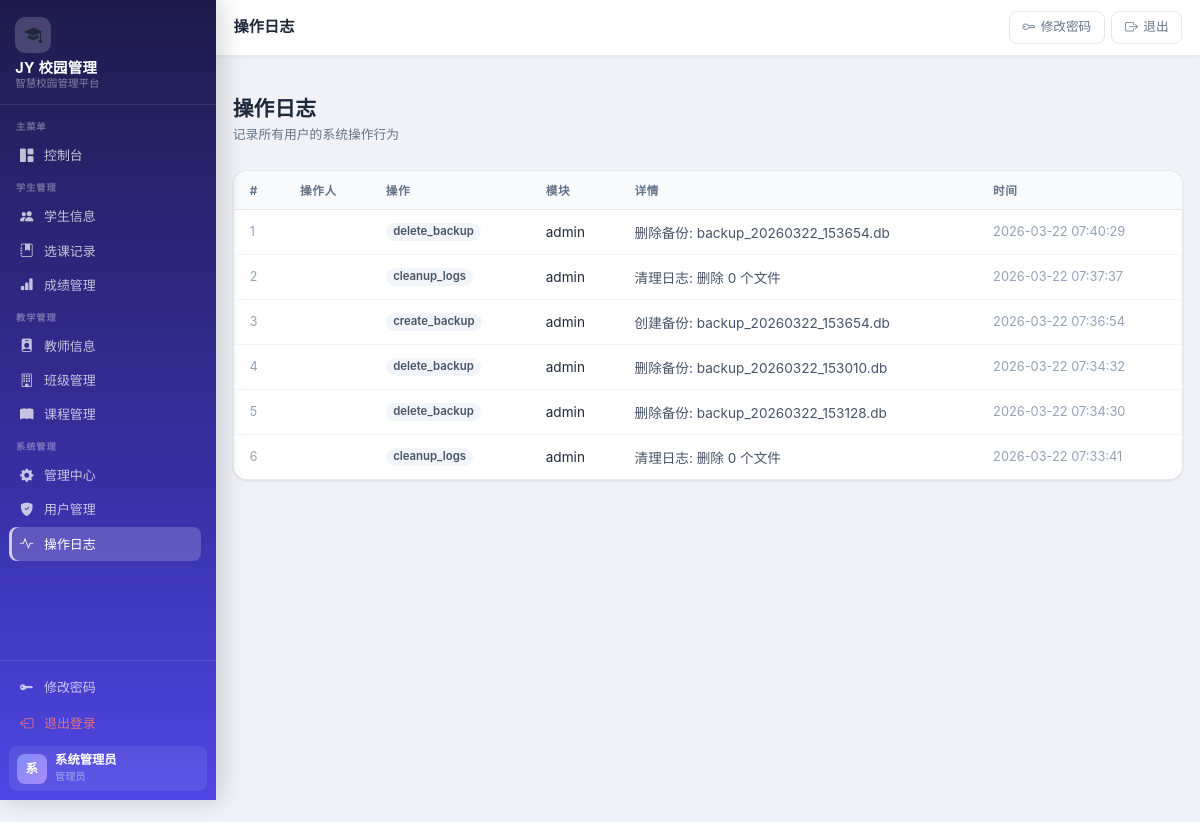
/ops-log (signed in), run on an earlier commit of the app's database.
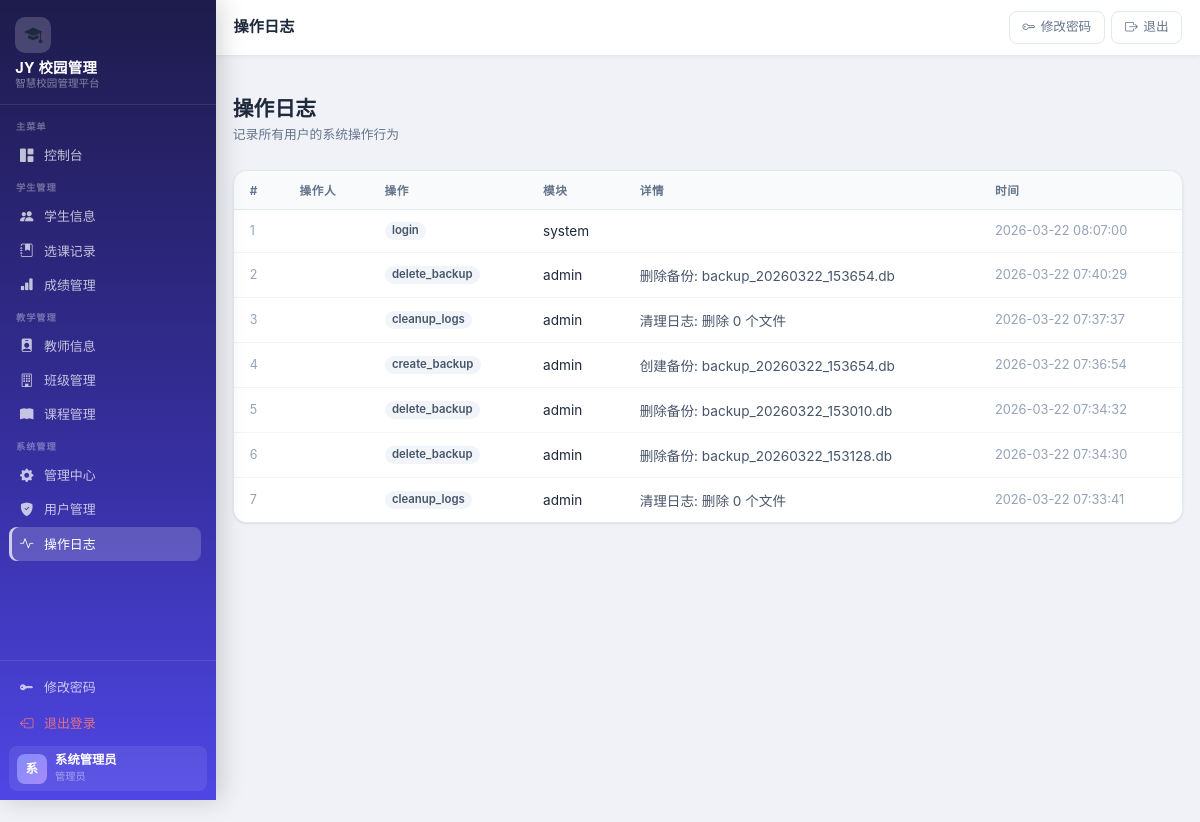
And on a later commit of the database.
### app.py (models this page shows, shortened)
class User(db.Model):
    __tablename__ = "users"
    id = db.Column(db.Integer, primary_key=True)
    username = db.Column(db.String(50), unique=True, nullable=False)
    password = db.Column(db.String(255), nullable=False)
    full_name = db.Column(db.String(100), nullable=False)
    role = db.Column(db.String(20), nullable=False, default="student")  # admin, teacher, student
    email = db.Column(db.String(100))
    phone = db.Column(db.String(20))
    is_active = db.Column(db.Boolean, default=True)
    created_at = db.Column(db.DateTime, default=datetime.utcnow)
    updated_at = db.Column(db.DateTime, default=datetime.utcnow, onupdate=datetime.utcnow)

class OperationLog(db.Model):
    __tablename__ = "operation_logs"
    id = db.Column(db.Integer, primary_key=True)
    user_id = db.Column(db.Integer, db.ForeignKey("users.id"))
    action = db.Column(db.String(100), nullable=False)
    module = db.Column(db.String(50))  # 模块名 student, course, score
    record_id = db.Column(db.Integer)
    details = db.Column(db.Text)
    created_at = db.Column(db.DateTime, default=datetime.utcnow)
    updated_at = db.Column(db.DateTime, default=datetime.utcnow, onupdate=datetime.utcnow)

### app.py (the view)
@app.route("/ops-log")
@role_required("admin")
def list_ops_log():
    logs = OperationLog.query.order_by(OperationLog.created_at.desc()).limit(500).all()
    return render_template("admin/logs.html", logs=logs)

### app.py (called while the page is built)
def role_required(*roles):
    def decorator(f):
        @wraps(f)
        def decorated_function(*args, **kwargs):
            if "user_id" not in session:
                flash("请先登录", "warning")
                return redirect(url_for("login"))
            user = User.query.get(session.get("user_id"))
            if user.role not in roles:
                flash("权限不足", "danger")
                return redirect(url_for("dashboard"))
            return f(*args, **kwargs)
        return decorated_function
    return decorator

### templates/admin/logs.html (shortened to what this page needs)
﻿{% extends "base.html" %}
{% block page_title %}操作日志{% endblock %}
{% block content %}
<div class="page-header">
  <div>
    <h1 class="page-title">操作日志</h1>
    <p class="page-subtitle">记录所有用户的系统操作行为</p>
  </div>
</div>
<div class="table-card">
  <div class="table-responsive">
    <table class="table">
      <thead>
        <tr>
          <th>#</th>
          <th>操作人</th>
          <th>操作</th>
          <th>模块</th>
          <th>详情</th>
          <th>时间</th>
        </tr>
      </thead>
      <tbody>
        {% if logs %}
        {% for log in logs %}
        <tr>
          <td style="color:#94a3b8;font-size:.78rem">{{ loop.index }}</td>
          <td class="fw-semibold">{{ log.user.full_name if log.user else '' }}</td>
          <td>
            {% if log.action == 'create' %}
            <span class="badge badge-success">新增</span>
            {% elif log.action == 'update' %}
            <span class="badge badge-info">修改</span>
            {% elif log.action == 'delete' %}
            <span class="badge badge-danger">删除</span>
            {% else %}
            <span class="badge badge-secondary">{{ log.action }}</span>
            {% endif %}
          </td>
          <td>{{ log.module or '' }}</td>
          <td style="color:#475569">{{ log.details or '' }}</td>
          <td style="color:#94a3b8;font-size:.8rem">{{ log.created_at.strftime('%Y-%m-%d %H:%M:%S') if log.created_at else '' }}</td>
        </tr>
        {% endfor %}
        {% endif %}
      </tbody>
    </table>
  </div>
</div>
{% endblock %}

### templates/base.html (shortened to what this page needs)
﻿<!DOCTYPE html>
<html lang="zh-CN">
<head>
  <link href="https://cdn.jsdelivr.net/npm/bootstrap@5.3.3/dist/css/bootstrap.min.css" rel="stylesheet">
  <link rel="stylesheet" href="https://cdn.jsdelivr.net/npm/bootstrap-icons@1.11.0/font/bootstrap-icons.css">
  <link rel="stylesheet" href="{{ url_for('static', filename='style.css') }}">
</head>
<body>
{% if 'user_id' in session %}
<aside class="sidebar" id="sidebar">
  <div class="sidebar-brand">
    <div class="brand-logo"><i class="bi bi-mortarboard-fill"></i></div>
    <div class="brand-name">JY 校园管理</div>
    <div class="brand-sub">智慧校园管理平台</div>
  </div>
  <nav class="sidebar-nav">
    <div class="sidebar-section">
      <div class="sidebar-section-label">主菜单</div>
      <a class="sidebar-link {% if request.endpoint == 'dashboard' %}active{% endif %}"
         href="{{ url_for('dashboard') }}">
        <i class="bi bi-grid-1x2-fill nav-icon"></i> 控制台
      </a>
    </div>
    <div class="sidebar-section">
      <div class="sidebar-section-label">学生管理</div>
      <a class="sidebar-link {% if 'student' in (request.endpoint or '') and 'score' not in (request.endpoint or '') %}active{% endif %}"
         href="{{ url_for('list_students') }}">
        <i class="bi bi-people-fill nav-icon"></i> 学生信息
      </a>
      {% if session.role in ['admin', 'teacher'] %}
      <a class="sidebar-link {% if 'enrollment' in (request.endpoint or '') %}active{% endif %}"
         href="{{ url_for('list_enrollments') }}">
        <i class="bi bi-journal-bookmark-fill nav-icon"></i> 选课记录
      </a>
      {% endif %}
      <a class="sidebar-link {% if 'score' in (request.endpoint or '') %}active{% endif %}"
         href="{{ url_for('list_scores') }}">
        <i class="bi bi-bar-chart-fill nav-icon"></i> 成绩管理
      </a>
    </div>
    {% if session.role in ['admin', 'teacher'] %}
    <div class="sidebar-section">
      <div class="sidebar-section-label">教学管理</div>
      <a class="sidebar-link {% if 'teacher' in (request.endpoint or '') %}active{% endif %}"
         href="{{ url_for('list_teachers') }}">
        <i class="bi bi-person-badge-fill nav-icon"></i> 教师信息
      </a>
      <a class="sidebar-link {% if 'class' in (request.endpoint or '') %}active{% endif %}"
         href="{{ url_for('list_classes') }}">
        <i class="bi bi-building nav-icon"></i> 班级管理
      </a>
      <a class="sidebar-link {% if 'course' in (request.endpoint or '') %}active{% endif %}"
         href="{{ url_for('list_courses') }}">
        <i class="bi bi-book-fill nav-icon"></i> 课程管理
      </a>
    </div>
    {% endif %}
    {% if session.role == 'admin' %}
    <div class="sidebar-section">
      <div class="sidebar-section-label">系统管理</div>
      <a class="sidebar-link {% if request.endpoint == 'admin_index' %}active{% endif %}"
         href="{{ url_for('admin_index') }}">
        <i class="bi bi-gear-fill nav-icon"></i> 管理中心
      </a>
      <a class="sidebar-link {% if 'user' in (request.endpoint or '') %}active{% endif %}"
         href="{{ url_for('list_users') }}">
        <i class="bi bi-shield-fill-check nav-icon"></i> 用户管理
      </a>
      <a class="sidebar-link {% if request.endpoint == 'list_ops_log' %}active{% endif %}"
         href="{{ url_for('list_ops_log') }}">
        <i class="bi bi-activity nav-icon"></i> 操作日志
      </a>
    </div>
    {% endif %}
  </nav>
  <div class="sidebar-footer">
    <a href="{{ url_for('change_password') }}" class="sidebar-link" style="margin-bottom:.15rem">
      <i class="bi bi-key-fill nav-icon"></i> 修改密码
    </a>
    <a href="{{ url_for('logout') }}" class="sidebar-link" style="color:rgba(255,120,120,.85)">
      <i class="bi bi-box-arrow-left nav-icon"></i> 退出登录
    </a>
    <div class="sidebar-user">
      <div class="sidebar-user-avatar">{{ (session.full_name or session.username or '?')[0] | upper }}</div>
      <div class="sidebar-user-info">
        <div class="u-name">{{ session.full_name or session.username }}</div>
        <div class="u-role">
          {% if session.role == 'admin' %}管理员
          {% elif session.role == 'teacher' %}教师
          {% else %}学生{% endif %}
        </div>
      </div>
    </div>
  </div>
</aside>
<header class="topbar">
  <div class="topbar-title">{% block page_title %}{% endblock %}</div>
  <div class="topbar-actions">
    <a href="{{ url_for('change_password') }}" class="topbar-btn d-none d-md-inline-flex">
      <i class="bi bi-key"></i> 修改密码
    </a>
    <a href="{{ url_for('logout') }}" class="topbar-btn btn-exit">
      <i class="bi bi-box-arrow-right"></i> 退出
    </a>
  </div>
</header>
<main class="main-content">
  <div class="page-container">
{% else %}
<main>
{% endif %}
{% block content %}{% endblock %}
{% if 'user_id' in session %}
  </div>
</main>
{% else %}
</main>
{% endif %}
</body>
</html>

What changed in the data, as far as the page shows it:
added OperationLog: action "login", module "system", created_at "2026-03-22 08:07:00"
